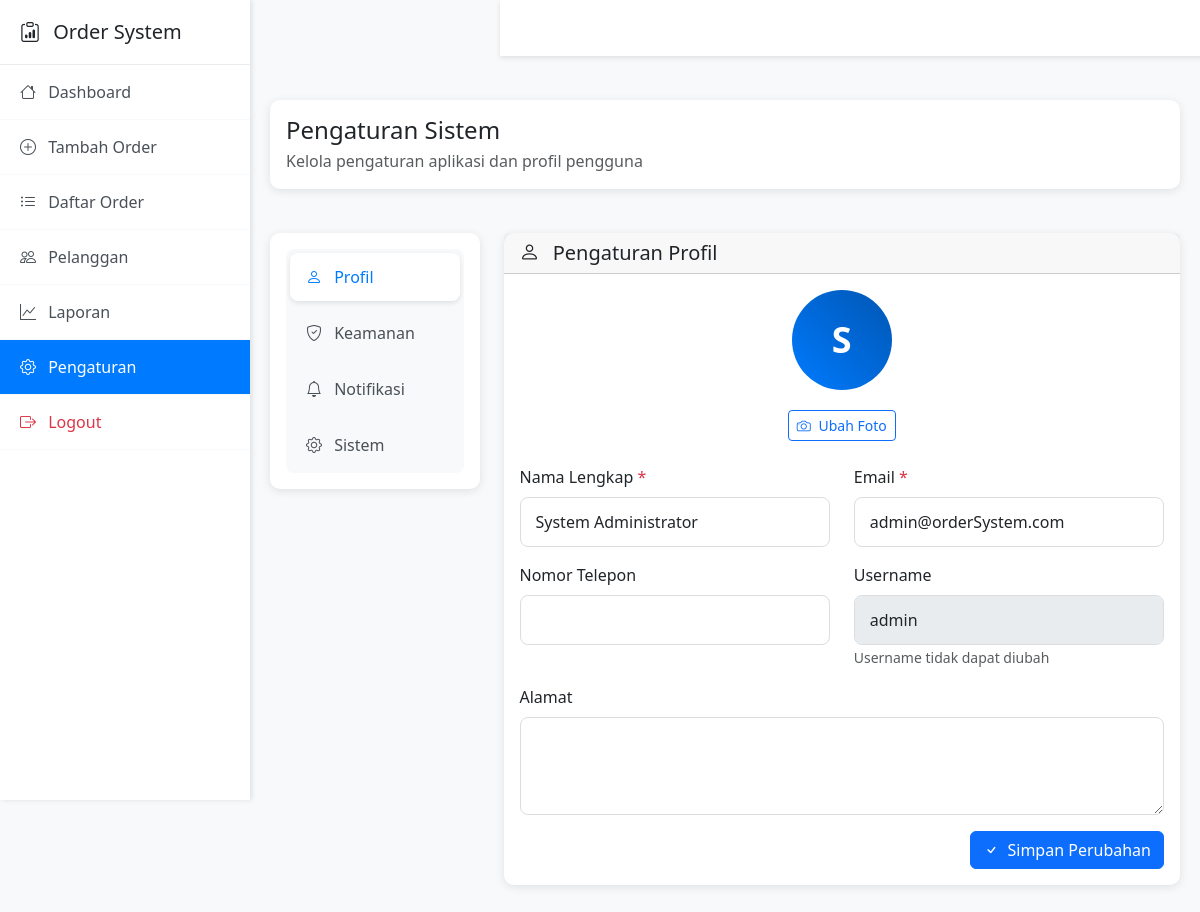
The app's page /dashboard/settings.php (signed in) with its own data.
### tables this page shows
CREATE TABLE users (
    id INT PRIMARY KEY AUTO_INCREMENT,
    username VARCHAR(50) UNIQUE NOT NULL,
    email VARCHAR(100) UNIQUE NOT NULL,
    password VARCHAR(255) NOT NULL,
    full_name VARCHAR(100) NOT NULL,
    role ENUM('admin', 'user') DEFAULT 'user',
    avatar VARCHAR(255) NULL,
    phone VARCHAR(20) NULL,
    address TEXT NULL,
    is_active BOOLEAN DEFAULT TRUE,
    email_verified_at TIMESTAMP NULL,
    remember_token VARCHAR(100) NULL,
    created_at TIMESTAMP DEFAULT CURRENT_TIMESTAMP,
    updated_at TIMESTAMP DEFAULT CURRENT_TIMESTAMP ON UPDATE CURRENT_TIMESTAMP
);

### dashboard/settings.php (the view, shortened to what this page needs)
<?php
require_once '../config/auth.php';
$current_user = get_logged_in_user();
$user_id = $current_user['id'];
try {
    $sql = "SELECT * FROM users WHERE id = ?";
    $stmt = $pdo->prepare($sql);
    $stmt->execute([$user_id]);
    $user_info = $stmt->fetch(PDO::FETCH_ASSOC);
} catch (PDOException $e) {
    $error_message = 'Gagal memuat data pengguna.';
    $user_info = $current_user;
}
?>
<!DOCTYPE html>
<html lang="id">
<head>
    <link href="https://cdn.jsdelivr.net/npm/bootstrap@5.3.0/dist/css/bootstrap.min.css" rel="stylesheet">
    <link href="https://cdnjs.cloudflare.com/ajax/libs/bootstrap-icons/1.11.0/font/bootstrap-icons.min.css"
        rel="stylesheet">
</head>
<body>
    <div class="sidebar" id="sidebar">
        <div class="sidebar-brand">
            <h5 class="mb-0">
                <i class="bi bi-clipboard-data me-2"></i>
                Order System
            </h5>
        </div>
        <ul class="sidebar-nav">
            <li>
                <a href="index.php">
                    <i class="bi bi-house me-2"></i>
                    Dashboard
                </a>
            </li>
            <li>
                <a href="add-order.php">
                    <i class="bi bi-plus-circle me-2"></i>
                    Tambah Order
                </a>
            </li>
            <li>
                <a href="orders.php">
                    <i class="bi bi-list-ul me-2"></i>
                    Daftar Order
                </a>
            </li>
            <li>
                <a href="customers.php">
                    <i class="bi bi-people me-2"></i>
                    Pelanggan
                </a>
            </li>
            <li>
                <a href="reports.php">
                    <i class="bi bi-graph-up me-2"></i>
                    Laporan
                </a>
            </li>
            <li>
                <a href="settings.php" class="active">
                    <i class="bi bi-gear me-2"></i>
                    Pengaturan
                </a>
            </li>
            <li>
                <a href="../auth/logout.php" class="text-danger"
                    onclick="return confirm('Apakah Anda yakin ingin logout?')">
                    <i class="bi bi-box-arrow-right me-2"></i>
                    Logout
                </a>
            </li>
        </ul>
    </div>
    <nav class="navbar navbar-expand-lg navbar-light navbar-custom">
        <div class="container-fluid">
        </div>
    </nav>
    <div class="main-content">
        <div class="content-wrapper">
            <div class="row mb-4">
                <div class="col-12">
                    <div class="card">
                        <div class="card-body">
                            <h4 class="card-title mb-1">Pengaturan Sistem</h4>
                            <p class="text-muted mb-0">Kelola pengaturan aplikasi dan profil pengguna</p>
                        </div>
                    </div>
                </div>
            </div>
            <div class="row">
                <div class="col-lg-3">
                    <div class="card">
                        <div class="card-body">
                            <ul class="nav nav-pills flex-column settings-nav" id="settingsTab" role="tablist">
                                <li class="nav-item">
                                    <a class="nav-link active" id="profile-tab" data-bs-toggle="pill" href="#profile"
                                        role="tab">
                                        <i class="bi bi-person me-2"></i>
                                        Profil
                                    </a>
                                </li>
                                <li class="nav-item">
                                    <a class="nav-link" id="security-tab" data-bs-toggle="pill" href="#security"
                                        role="tab">
                                        <i class="bi bi-shield-check me-2"></i>
                                        Keamanan
                                    </a>
                                </li>
                                <li class="nav-item">
                                    <a class="nav-link" id="notifications-tab" data-bs-toggle="pill"
                                        href="#notifications" role="tab">
                                        <i class="bi bi-bell me-2"></i>
                                        Notifikasi
                                    </a>
                                </li>
                                <li class="nav-item">
                                    <a class="nav-link" id="system-tab" data-bs-toggle="pill" href="#system" role="tab">
                                        <i class="bi bi-gear me-2"></i>
                                        Sistem
                                    </a>
                                </li>
                            </ul>
                        </div>
                    </div>
                </div>
                <div class="col-lg-9">
                    <div class="tab-content" id="settingsTabContent">
                        <div class="tab-pane fade show active" id="profile" role="tabpanel">
                            <div class="card">
                                <div class="card-header">
                                    <h5 class="mb-0">
                                        <i class="bi bi-person me-2"></i>
                                        Pengaturan Profil
                                    </h5>
                                </div>
                                <div class="card-body">
                                    <div class="text-center mb-4">
                                        <div class="profile-avatar">
                                            <?php echo strtoupper(substr($user_info['full_name'], 0, 1)); ?>
                                        </div>
                                        <button class="btn btn-outline-primary btn-sm">
                                            <i class="bi bi-camera me-1"></i>
                                            Ubah Foto
                                        </button>
                                    </div>
                                    <form method="POST" action="" name="update_profile">
                                        <div class="row">
                                            <div class="col-md-6 mb-3">
                                                <label class="form-label">Nama Lengkap <span
                                                        class="text-danger">*</span></label>
                                                <input type="text" name="full_name" class="form-control"
                                                    value="<?php echo htmlspecialchars($user_info['full_name']); ?>"
                                                    required>
                                            </div>
                                            <div class="col-md-6 mb-3">
                                                <label class="form-label">Email <span
                                                        class="text-danger">*</span></label>
                                                <input type="email" name="email" class="form-control"
                                                    value="<?php echo htmlspecialchars($user_info['email']); ?>"
                                                    required>
                                            </div>
                                        </div>
                                        <div class="row">
                                            <div class="col-md-6 mb-3">
                                                <label class="form-label">Nomor Telepon</label>
                                                <input type="tel" name="phone" class="form-control"
                                                    value="<?php echo htmlspecialchars($user_info['phone'] ?? ''); ?>">
                                            </div>
                                            <div class="col-md-6 mb-3">
                                                <label class="form-label">Username</label>
                                                <input type="text" class="form-control"
                                                    value="<?php echo htmlspecialchars($user_info['username']); ?>"
                                                    readonly disabled>
                                                <small class="text-muted">Username tidak dapat diubah</small>
                                            </div>
                                        </div>
                                        <div class="mb-3">
                                            <label class="form-label">Alamat</label>
                                            <textarea name="address" class="form-control"
                                                rows="3"><?php echo htmlspecialchars($user_info['address'] ?? ''); ?></textarea>
                                        </div>
                                        <div class="text-end">
                                            <button type="submit" class="btn btn-primary">
                                                <i class="bi bi-check me-1"></i>
                                                Simpan Perubahan
                                            </button>
                                        </div>
                                    </form>
                                </div>
                            </div>
                        </div>
                    </div>
                </div>
            </div>
        </div>
    </div>
</body>
</html>

### dashboard/settings.php (style rules this page uses)
body { background-color: #f8f9fa; font-family: 'Segoe UI', Tahoma, Geneva, Verdana, sans-serif; }
.sidebar { min-height: 100vh; background: white; box-shadow: 2px 0 5px rgba(0, 0, 0, 0.1); position: fixed; width: 250px; z-index: 1000; }
.main-content { margin-left: 250px; padding: 20px; }
.navbar-custom { background: white; box-shadow: 0 2px 5px rgba(0, 0, 0, 0.1); margin-left: 250px; position: fixed; top: 0; right: 0; left: 250px; z-index: 999; width: calc(100% - 250px); }
.content-wrapper { margin-top: 80px; }
.sidebar-brand { padding: 20px; border-bottom: 1px solid #e9ecef; }
.sidebar-nav { padding: 0; list-style: none; }
.sidebar-nav li { border-bottom: 1px solid #f8f9fa; }
.sidebar-nav a { display: block; padding: 15px 20px; color: #495057; text-decoration: none; transition: all 0.3s ease; }
.sidebar-nav a.active { background-color: #007bff; color: white; }
.card { border: none; border-radius: 10px; box-shadow: 0 2px 10px rgba(0, 0, 0, 0.1); margin-bottom: 20px; }
.settings-nav { background: #f8f9fa; border-radius: 8px; padding: 0; }
.settings-nav .nav-link { border-radius: 8px; color: #495057; padding: 12px 16px; margin: 4px; }
.settings-nav .nav-link.active { background: white; color: #007bff; box-shadow: 0 2px 5px rgba(0, 0, 0, 0.1); }
.form-control, .form-select { border-radius: 8px; border: 1px solid #ddd; padding: 12px 15px; }
.profile-avatar { width: 100px; height: 100px; border-radius: 50%; background: linear-gradient(45deg, #007bff, #0056b3); display: flex; align-items: center; justify-content: center; color: white; font-size: 36px; font-weight: bold; margin: 0 auto 20px; }

### records on screen
users: full_name "S", full_name "System Administrator", email "admin@orderSystem.com", username "admin"
